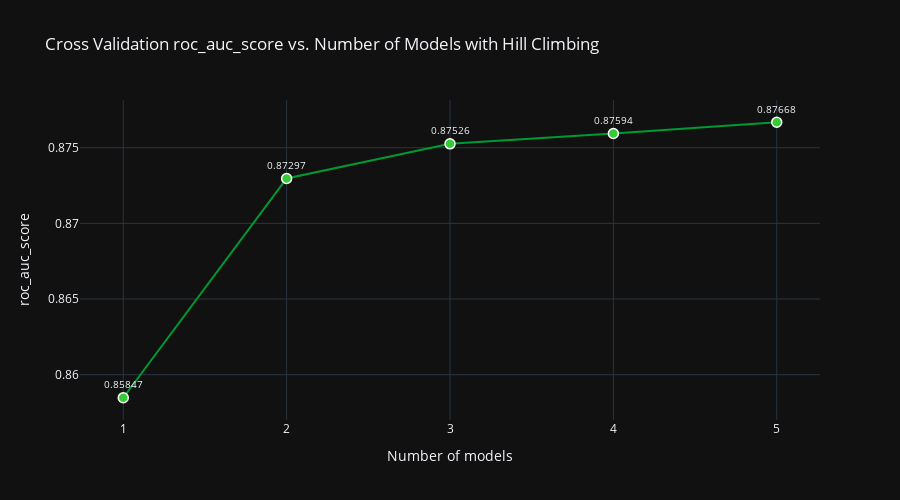
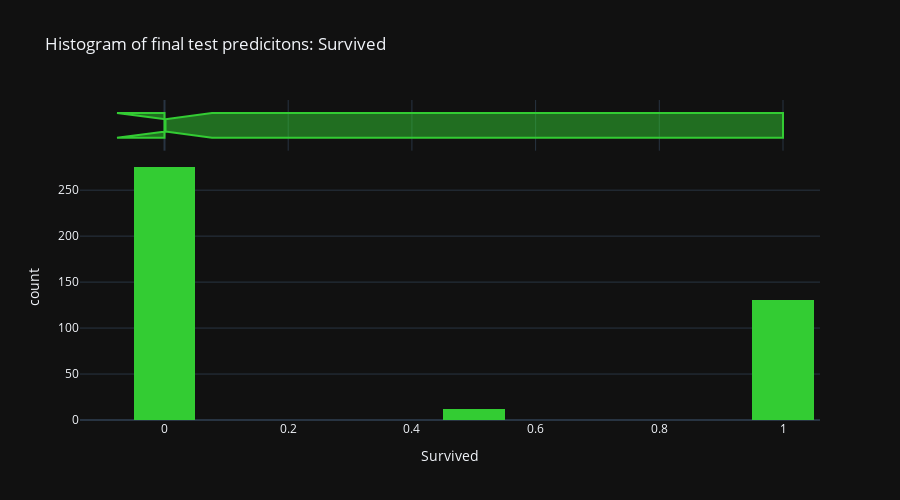

The notebook cell these images were saved under, in order:
### Code cell
from sklearn.metrics import mean_squared_error,roc_auc_score
test_preds, oof_preds = climb_hill(
    train=train_x, 
    oof_pred_df=oofs, 
    test_pred_df=px,
    target='Survived',
    objective="maximize",
    eval_metric=partial(roc_auc_score),
    negative_weights=False, 
    precision=0.001,
    plot_hill=True, 
    plot_hist=True,
    return_oof_preds=True
)

### Figure 1 — Plotly figure (JSON) as saved in the notebook; plotly's stock layout.template omitted (floating-point values rounded to 4 significant figures)
{"data": [{"hovertemplate": "Number of Models: %{x}<br>CV: %{y}", "legendgroup": "", "line": {"color": "#009933", "dash": "solid"}, "marker": {"color": "#33cc33", "line": {"color": "#FFFFFF", "width": 1.5}, "size": 10, "symbol": "circle"}, "mode": "lines+markers+text", "name": "", "orientation": "v", "showlegend": false, "text": [0.8585, 0.873, 0.8753, 0.8759, 0.8767], "textfont": {"size": 10}, "textposition": "top center", "type": "scatter", "x": [1, 2, 3, 4, 5], "xaxis": "x", "y": [0.8585, 0.873, 0.8753, 0.8759, 0.8767], "yaxis": "y"}], "layout": {"autosize": false, "height": 500, "legend": {"tracegroupgap": 0}, "title": {"text": "Cross Validation roc_auc_score vs. Number of Models with Hill Climbing"}, "width": 900, "xaxis": {"anchor": "y", "autorange": true, "domain": [0, 1], "range": [0.7353, 5.265], "tickmode": "array", "tickvals": [1, 2, 3, 4, 5], "title": {"text": "Number of models"}, "type": "linear"}, "yaxis": {"anchor": "x", "autorange": true, "domain": [0, 1], "range": [0.857, 0.8782], "title": {"text": "roc_auc_score"}, "type": "linear"}}}

### Figure 2 — Plotly figure (JSON) as saved in the notebook; plotly's stock layout.template omitted (floating-point values rounded to 4 significant figures; data arrays with more than 128 entries replaced by an {"elided": "..."} marker saying what was removed)
{"data": [{"alignmentgroup": "True", "bingroup": "x", "hovertemplate": "test_pred: %{x}<br>count: %{y}", "legendgroup": "", "marker": {"color": "#33cc33", "pattern": {"shape": ""}}, "name": "", "offsetgroup": "", "orientation": "v", "showlegend": false, "type": "histogram", "x": {"elided": "418 float values"}, "xaxis": "x", "yaxis": "y"}, {"alignmentgroup": "True", "hovertemplate": "test_pred: %{x}<br>count: %{y}", "legendgroup": "", "marker": {"color": "#33cc33"}, "name": "", "notched": true, "offsetgroup": "", "showlegend": false, "type": "box", "x": {"elided": "418 float values"}, "xaxis": "x2", "yaxis": "y2"}], "layout": {"autosize": false, "barmode": "relative", "height": 500, "legend": {"tracegroupgap": 0}, "title": {"text": "Histogram of final test predicitons: Survived"}, "width": 900, "xaxis": {"anchor": "y", "autorange": true, "domain": [0, 1], "range": [-0.1366, 1.06], "title": {"text": "Survived"}, "type": "linear"}, "xaxis2": {"anchor": "y2", "autorange": true, "domain": [0, 1], "matches": "x", "range": [-0.1366, 1.06], "showgrid": true, "showticklabels": false, "type": "linear"}, "yaxis": {"anchor": "x", "autorange": true, "domain": [0, 0.8316], "range": [0, 289.5], "title": {"text": "count"}}, "yaxis2": {"anchor": "x2", "autorange": true, "domain": [0.8416, 1], "matches": "y2", "range": [-0.5, 0.5], "showgrid": false, "showline": false, "showticklabels": false, "ticks": "", "type": "category"}}}
